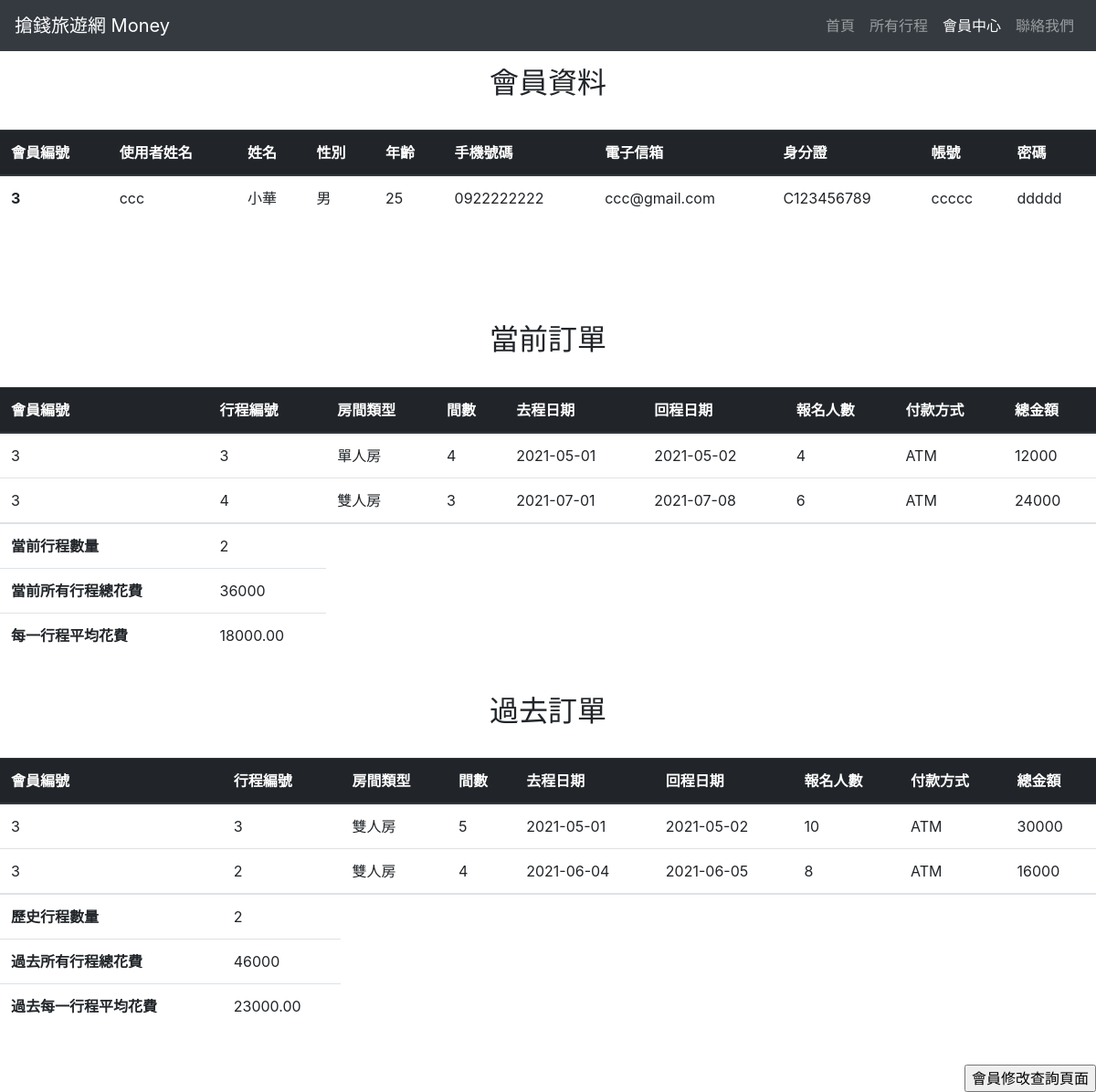
Screenshot of /member.php (signed in) with the database file from the repository.
### tables this page shows
CREATE TABLE `members` (
  `mid` int(11) NOT NULL,
  `mname` varchar(50) NOT NULL,
  `name` varchar(25) NOT NULL,
  `sex` char(6) NOT NULL DEFAULT '男',
  `old` char(10) NOT NULL,
  `tel` varchar(15) NOT NULL,
  `email` varchar(50) NOT NULL,
  `pid` char(10) NOT NULL,
  `account` varchar(50) NOT NULL,
  `passwd` varchar(20) NOT NULL
);

CREATE TABLE `now_travels` (
  `mmid` int(11) NOT NULL,
  `mid` int(11) NOT NULL,
  `tid` char(10) NOT NULL,
  `roomtype` char(6) NOT NULL,
  `num` int(10) NOT NULL,
  `godate` date NOT NULL,
  `backdate` date NOT NULL,
  `pnum` int(25) NOT NULL,
  `paytype` char(10) NOT NULL,
  `total` int(5) NOT NULL,
  `getdate` date NOT NULL
);

CREATE TABLE `old_travels` (
  `mid` int(11) NOT NULL,
  `tid` char(10) NOT NULL,
  `roomtype` char(6) NOT NULL,
  `num` int(10) NOT NULL,
  `godate` date NOT NULL,
  `backdate` date NOT NULL,
  `pnum` int(25) NOT NULL,
  `paytype` char(10) NOT NULL,
  `total` int(5) NOT NULL
);

### data/connection.php (called while the page is built, shortened)
<?php
    function filterTable($query){
        $host = "localhost";
        $dbName = "travels";
        $userName = "person";
        $pwd = "password";
        $dbh = mysqli_connect($host,$userName,$pwd,$dbName) or die("你遇到的錯誤:". mysqli_error($dbh));
        mysqli_query($dbh,"SET NAMES 'utf8'");
        $filter_result = mysqli_query($dbh, $query);
        return $filter_result;
    }
?>

### member.php (the view, shortened to what this page needs)
<?php
    include "data/connection.php";
    $account=$_SESSION['uaccount'];
    $sql = "SELECT * FROM `members` where `account`='".$account."'";
    $result = filterTable($sql);
    $row = mysqli_fetch_array($result);
    $sql1 = "SELECT * FROM `now_travels` where `mid`='".$row['mid']."'";
    $result1 = filterTable($sql1);
    $sql2 = "SELECT * FROM `old_travels` where `mid`='".$row['mid']."'";
    $result2 = filterTable($sql2);
    $sql3 = "SELECT `mid`, SUM(`total`) FROM  `now_travels` GROUP BY `mid`='".$row['mid']."'";
    $result3 = filterTable($sql3);
    $sql4 = "SELECT  `mid`,ROUND(AVG(DISTINCT `total`),2) FROM  `now_travels` GROUP BY `mid`='".$row['mid']."'";
    $result4 = filterTable($sql4);
    $sql5 = "SELECT `mid`, SUM(`total`) FROM  `old_travels` where `mid`='".$row['mid']."'";
    $result5 = filterTable($sql5);
    $row5 = mysqli_fetch_array($result5);
    $sql6 = "SELECT `mid`, COUNT(`tid`) FROM  `now_travels` GROUP BY `mid`='".$row['mid']."'";
    $result6 = filterTable($sql6);
    $sql7 = "SELECT `mid`, COUNT(`tid`) FROM  `old_travels` where `mid`='".$row['mid']."'";
    $result7 = filterTable($sql7);
    $row7 = mysqli_fetch_array($result7);
    $sql8 = "SELECT  `mid`,ROUND(AVG(DISTINCT `total`),2) FROM  `old_travels` where `mid`='".$row['mid']."'";
    $result8 = filterTable($sql8);
    $row8 = mysqli_fetch_array($result8);
?>
<!DOCTYPE html>
<html lang="en">
<head>
  <link rel="stylesheet" type="text/css" href="css/bootstrap.css">
  </head>
<body>
<div class="nav navbar-nav navbar-right">
    <nav class="navbar navbar-expand-lg navbar-dark bg-dark fixed-top">
      <a class="navbar-brand" href="index.html">搶錢旅遊網 Money</a>
      <div class="collapse navbar-collapse" id="navbarNav">
        <ul class="navbar-nav ml-auto">
          <li class="nav-item">
            <a class="nav-link" href="index.html">首頁 <span class="sr-only">(current)</span></a>
          </li>
          <li class="nav-item">
            <a class="nav-link" href="itinerary.html">所有行程</a>
          </li>
          <li class="nav-item active">
            <a class="nav-link" href="member.php">會員中心</a>
          </li>
          <li class="nav-item">
            <a class="nav-link" href="contact.html">聯絡我們</a>
          </li>
        </ul>
      </div>
    </nav>
  </div>
  <br>
  <br>
  <div id class="form_top">
    <br>
    <div style="text-align: center;">
      <h2>會員資料</h2>
    </div>
    <br>
    <table class="table">
      <thead class="thead-dark">
        <tr>
          <th scope="col">會員編號</th>
          <th scope="col">使用者姓名</th>
          <th scope="col">姓名</th>
          <th scope="col">性別</th>
          <th scope="col">年齡</th>
          <th scope="col">手機號碼</th>
          <th scope="col">電子信箱</th>
          <th scope="col">身分證</th>
          <th scope="col">帳號</th>
          <th scope="col">密碼</th>
        </tr>
      </thead>
      <tbody>
        <tr>
          <th scope="row"><?php echo $row['mid']; ?></th>
          <td><?php echo $row['mname']; ?></td>
          <td><?php echo $row['name']; ?></td>
          <td><?php echo $row['sex']; ?></td>
          <td><?php echo $row['old']; ?></td>
          <td><?php echo $row['tel']; ?></td>
          <td><?php echo $row['email']; ?></td>
          <td><?php echo $row['pid']; ?></td>
          <td><?php echo $_SESSION['uaccount']; ?></td>
          <td><?php echo $_SESSION['upasswd']; ?></td>
        </tr>
      </tbody>
    </table>
  </div>
  <br>
  <br>
  <br>
 <div id class="form_down">
    <br>
    <div style="text-align: center;">
      <h2>當前訂單</h2>
    </div>
    <br>
    <table class="table">
      <thead class="thead-dark">
        <tr>
          <th scope="col">會員編號</th>
          <th scope="col">行程編號</th>
          <th scope="col">房間類型</th>
          <th scope="col">間數</th>
          <th scope="col">去程日期</th>
          <th scope="col">回程日期</th>
          <th scope="col">報名人數</th>
          <th scope="col">付款方式</th>
          <th scope="col">總金額</th>
        </tr>
      </thead>
      <tbody>
          <?php while($row1 = mysqli_fetch_array($result1)):
                echo "<tr>";
                echo "<td>".$row['mid']."</td>";
                echo "<td>".$row1['tid']."</td>";
                echo "<td>".$row1['roomtype']."</td>";
                echo "<td>".$row1['num']."</td>";
                echo "<td>".$row1['godate']."</td>";
                echo "<td>".$row1['backdate']."</td>";
                echo "<td>".$row1['pnum']."</td>";
                echo "<td>".$row1['paytype']."</td>";
                echo "<td>".$row1['total']."</td>";
                echo "</tr>";
          endwhile;
          ?>
      </tbody>
      <tr>
      <th scope="col">當前行程數量</th>
      <?php
           while($row6 = mysqli_fetch_array($result6)):
              echo "<td>".$row6['COUNT(`tid`)']."</td>";
            endwhile;
      ?>
      </tr>
      <tr>
      <th scope="col">當前所有行程總花費</th>
      <?php
           while($row3 = mysqli_fetch_array($result3)):
              echo "<td>".$row3['SUM(`total`)']."</td>";
            endwhile;
      ?>
      </tr>
      <tr>
      <th scope="col">每一行程平均花費</th>
      <?php
           while($row4 = mysqli_fetch_array($result4)):
              echo "<td>".$row4['ROUND(AVG(DISTINCT `total`),2)']."</td>";
            endwhile;
      ?>
      </tr>
    </table>
    <br>
    <div style="text-align: center;">
      <h2>過去訂單</h2>
    </div>
    <br>
    <table class="table">
      <thead class="thead-dark">
        <tr>
          <th scope="col">會員編號</th>
          <th scope="col">行程編號</th>
          <th scope="col">房間類型</th>
          <th scope="col">間數</th>
          <th scope="col">去程日期</th>
          <th scope="col">回程日期</th>
          <th scope="col">報名人數</th>
          <th scope="col">付款方式</th>
          <th scope="col">總金額</th>
        </tr>
      </thead>
      <tbody>
      <?php while($row2 = mysqli_fetch_array($result2)):
                echo "<tr>";
                echo "<td>".$row['mid']."</td>";
                echo "<td>".$row2['tid']."</td>";
                echo "<td>".$row2['roomtype']."</td>";
                echo "<td>".$row2['num']."</td>";
                echo "<td>".$row2['godate']."</td>";
                echo "<td>".$row2['backdate']."</td>";
                echo "<td>".$row2['pnum']."</td>";
                echo "<td>".$row2['paytype']."</td>";
                echo "<td>".$row2['total']."</td>";
                echo "</tr>";
          endwhile;
          ?>
      </tbody>
      <tr>
      <th scope="col">歷史行程數量</th>
      <?php
          echo "<td>".$row7['COUNT(`tid`)']."</td>";
      ?>
      </tr>
      <tr>
      <th scope="col">過去所有行程總花費</th>
      <?php
          echo "<td>".$row5['SUM(`total`)']."</td>";
      ?>
      <tr>
      <th scope="col">過去每一行程平均花費</th>
      <?php
          echo "<td>".$row8['ROUND(AVG(DISTINCT `total`),2)']."</td>";
      ?>
      </tr>
      </tr>
    </table>
  </div>
  <br>
  <input style="float:right" type="button" value="會員修改查詢頁面" onclick="location.href='member_function.php'">
</body>
</html>

### rows the page displays
members: mid "3", mname "ccc", name "小華", sex "男", old "25", tel "0922222222", email "ccc@gmail.com", pid "C123456789"
now_travels: mid.mid "3", tid "3", roomtype "單人房", num "4", godate "2021-05-01", backdate "2021-05-02", pnum "4", paytype "ATM", total "12000"
now_travels: mid.mid "3", tid "4", roomtype "雙人房", num "3", godate "2021-07-01", backdate "2021-07-08", pnum "6", paytype "ATM", total "24000"
old_travels: mid.mid "3", tid "3", roomtype "雙人房", num "5", godate "2021-05-01", backdate "2021-05-02", pnum "10", paytype "ATM", total "30000"
old_travels: mid.mid "3", tid "2", roomtype "雙人房", num "4", godate "2021-06-04", backdate "2021-06-05", pnum "8", paytype "ATM", total "16000"

### other values shown
$_SESSION['uaccount'] "ccccc"
$_SESSION['upasswd'] "ddddd"
$row6['COUNT(`tid`)'] "2"
$row3['SUM(`total`)'] "36000"
$row4['ROUND(AVG(DISTINCT `total`),2)'] "18000.00"
$row7['COUNT(`tid`)'] "2"
$row5['SUM(`total`)'] "46000"
$row8['ROUND(AVG(DISTINCT `total`),2)'] "23000.00"
